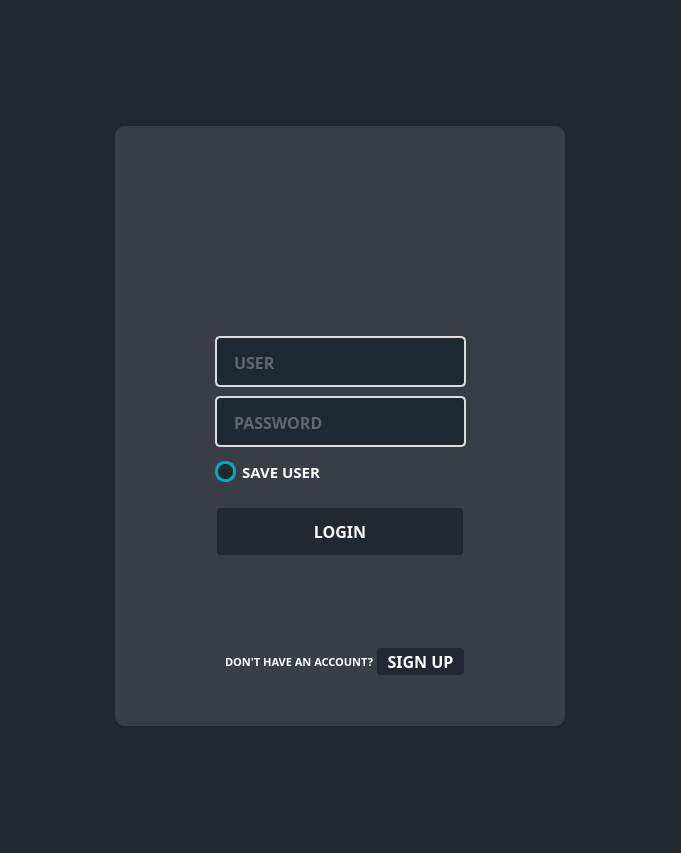
<?xml version="1.0" encoding="UTF-8"?>
<ui version="4.0">
 <class>Login</class>
 <widget class="QMainWindow" name="Login">
  <property name="geometry">
   <rect>
    <x>0</x>
    <y>0</y>
    <width>681</width>
    <height>853</height>
   </rect>
  </property>
  <property name="windowTitle">
   <string>Login</string>
  </property>
  <property name="styleSheet">
   <string notr="true">color: rgb(255, 255, 255);</string>
  </property>
  <widget class="QWidget" name="centralwidget">
   <property name="styleSheet">
    <string notr="true">color: rgb(255, 255, 255);</string>
   </property>
   <layout class="QVBoxLayout" name="verticalLayout">
    <property name="spacing">
     <number>0</number>
    </property>
    <property name="leftMargin">
     <number>0</number>
    </property>
    <property name="topMargin">
     <number>0</number>
    </property>
    <property name="rightMargin">
     <number>0</number>
    </property>
    <property name="bottomMargin">
     <number>0</number>
    </property>
    <item>
     <widget class="QFrame" name="background">
      <property name="styleSheet">
       <string notr="true">background-color: rgb(34, 40, 49);</string>
      </property>
      <property name="frameShape">
       <enum>QFrame::NoFrame</enum>
      </property>
      <property name="frameShadow">
       <enum>QFrame::Raised</enum>
      </property>
      <layout class="QHBoxLayout" name="horizontalLayout_3">
       <item>
        <widget class="QFrame" name="login_area">
         <property name="enabled">
          <bool>true</bool>
         </property>
         <property name="maximumSize">
          <size>
           <width>450</width>
           <height>600</height>
          </size>
         </property>
         <property name="styleSheet">
          <string notr="true">color: rgb(255, 255, 255);
border-radius: 10px;
background-color: rgb(57, 62, 70);</string>
         </property>
         <property name="frameShape">
          <enum>QFrame::NoFrame</enum>
         </property>
         <property name="frameShadow">
          <enum>QFrame::Raised</enum>
         </property>
         <widget class="QLineEdit" name="lineEdit">
          <property name="geometry">
           <rect>
            <x>100</x>
            <y>210</y>
            <width>251</width>
            <height>51</height>
           </rect>
          </property>
          <property name="font">
           <font>
            <family>Swis721 Cn BT</family>
            <pointsize>12</pointsize>
            <weight>75</weight>
            <bold>true</bold>
           </font>
          </property>
          <property name="styleSheet">
           <string notr="true">QLineEdit{
	border: 2px solid rgb(221, 221, 221);
	border-radius: 5px;
	padding: 15px;
	background-color: rgb(30, 40, 49);
	color: rgb(166, 166, 166);
}

QLineEdit:hover{
	border: 2px solid rgb(0, 173, 181);
	
}
QLineEdit:focus{
	border: 2px solid rgb(0, 173, 181);	
	color: rgb(0, 173, 181);
}</string>
          </property>
          <property name="maxLength">
           <number>32</number>
          </property>
          <property name="placeholderText">
           <string>USER</string>
          </property>
         </widget>
         <widget class="QLineEdit" name="lineEdit_2">
          <property name="geometry">
           <rect>
            <x>100</x>
            <y>270</y>
            <width>251</width>
            <height>51</height>
           </rect>
          </property>
          <property name="font">
           <font>
            <family>Swis721 Cn BT</family>
            <pointsize>12</pointsize>
            <weight>75</weight>
            <bold>true</bold>
           </font>
          </property>
          <property name="styleSheet">
           <string notr="true">QLineEdit{
	border: 2px solid rgb(221, 221, 221);
	border-radius: 5px;
	padding: 15px;
	background-color: rgb(30, 40, 49);
	color: rgb(166, 166, 166);
}

QLineEdit:hover{
	border: 2px solid rgb(0, 173, 181);
	
}
QLineEdit:focus{
	border: 2px solid rgb(0, 173, 181);	
	color: rgb(0, 173, 181);
}</string>
          </property>
          <property name="maxLength">
           <number>15</number>
          </property>
          <property name="echoMode">
           <enum>QLineEdit::Password</enum>
          </property>
          <property name="placeholderText">
           <string>PASSWORD</string>
          </property>
         </widget>
         <widget class="QCheckBox" name="checkBox">
          <property name="geometry">
           <rect>
            <x>100</x>
            <y>330</y>
            <width>251</width>
            <height>31</height>
           </rect>
          </property>
          <property name="font">
           <font>
            <family>Swis721 Cn BT</family>
            <pointsize>11</pointsize>
            <weight>75</weight>
            <bold>true</bold>
           </font>
          </property>
          <property name="styleSheet">
           <string notr="true">QCheckBox::indicator{
	border: 3px solid rgb(0, 173, 181);
	width: 15px;
	height: 15px;
	border-radius: 10px;
	background-color: rgb(30, 40, 49);
}

QCheckBox::indicator:checked{
	border: 3px solid rgb(0, 173, 181);
	border-radius: 10px;
	background-color: rgb(25, 193, 200);
}


</string>
          </property>
          <property name="text">
           <string>SAVE USER</string>
          </property>
         </widget>
         <widget class="QPushButton" name="pushButton_2">
          <property name="geometry">
           <rect>
            <x>100</x>
            <y>380</y>
            <width>250</width>
            <height>51</height>
           </rect>
          </property>
          <property name="font">
           <font>
            <family>Swis721 Cn BT</family>
            <pointsize>12</pointsize>
            <weight>75</weight>
            <bold>true</bold>
           </font>
          </property>
          <property name="styleSheet">
           <string notr="true">QPushButton{
	background-color: rgb(34, 40, 49);
	border: 2px solid rgb(57, 62, 70);
	border-radius: 5px;
}

QPushButton:hover{
	background-color: rgb(0, 173, 181);
	border-radius: 5px;
}

QPushButton:pressed{
	background-color: rgb(30, 200, 190);
	border-radius: 5px;
}</string>
          </property>
          <property name="text">
           <string>LOGIN</string>
          </property>
         </widget>
         <widget class="QLabel" name="label">
          <property name="geometry">
           <rect>
            <x>110</x>
            <y>510</y>
            <width>151</width>
            <height>51</height>
           </rect>
          </property>
          <property name="font">
           <font>
            <family>Swis721 Cn BT</family>
            <pointsize>8</pointsize>
            <weight>75</weight>
            <bold>true</bold>
           </font>
          </property>
          <property name="text">
           <string>DON'T HAVE AN ACCOUNT?</string>
          </property>
         </widget>
         <widget class="QPushButton" name="pushButton_3">
          <property name="geometry">
           <rect>
            <x>260</x>
            <y>520</y>
            <width>91</width>
            <height>31</height>
           </rect>
          </property>
          <property name="font">
           <font>
            <family>Swis721 Cn BT</family>
            <pointsize>12</pointsize>
            <weight>75</weight>
            <bold>true</bold>
           </font>
          </property>
          <property name="styleSheet">
           <string notr="true">QPushButton{
	background-color: rgb(34, 40, 49);
	border: 2px solid rgb(57, 62, 70);
	border-radius: 5px;
}

QPushButton:hover{
	background-color: rgb(0, 173, 181);
	border-radius: 5px;
}

QPushButton:pressed{
	background-color: rgb(30, 200, 190);
	border-radius: 5px;
}</string>
          </property>
          <property name="text">
           <string>SIGN UP</string>
          </property>
         </widget>
         <widget class="QLabel" name="label_2">
          <property name="geometry">
           <rect>
            <x>104</x>
            <y>459</y>
            <width>241</width>
            <height>31</height>
           </rect>
          </property>
          <property name="font">
           <font>
            <family>Swis721 Cn BT</family>
            <pointsize>14</pointsize>
            <weight>75</weight>
            <bold>true</bold>
           </font>
          </property>
          <property name="styleSheet">
           <string notr="true">color: rgb(166, 0, 0);</string>
          </property>
          <property name="text">
           <string/>
          </property>
          <property name="alignment">
           <set>Qt::AlignCenter</set>
          </property>
         </widget>
         <widget class="QLabel" name="label_3">
          <property name="geometry">
           <rect>
            <x>140</x>
            <y>40</y>
            <width>161</width>
            <height>141</height>
           </rect>
          </property>
          <property name="text">
           <string/>
          </property>
          <property name="pixmap">
           <pixmap>logo.png</pixmap>
          </property>
          <property name="alignment">
           <set>Qt::AlignCenter</set>
          </property>
         </widget>
        </widget>
       </item>
      </layout>
     </widget>
    </item>
   </layout>
  </widget>
 </widget>
 <resources>
  <include location="logo.qrc"/>
 </resources>
 <connections/>
</ui>
